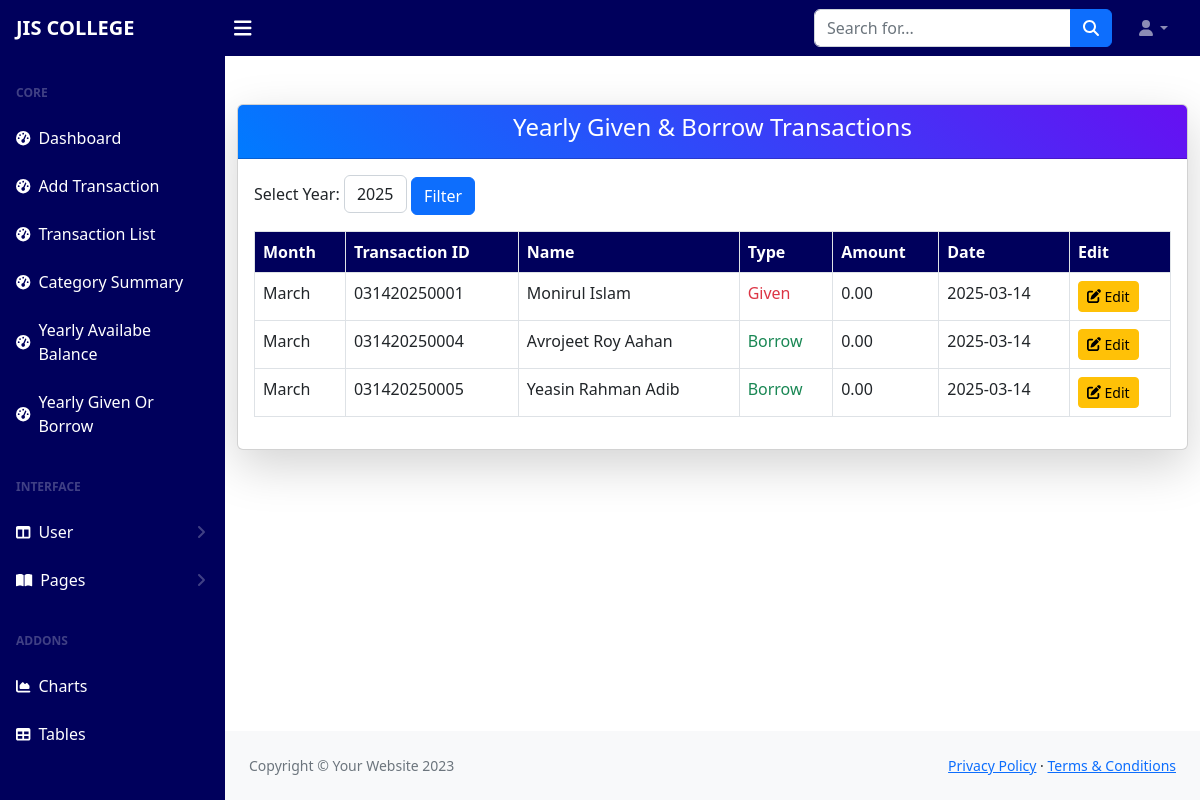
Page /yearly-given-borrow/ on the committed database.
### account/models.py (models this page shows, shortened)
class Transaction(models.Model):
    transaction_id = models.CharField(max_length=20, unique=True, editable=False)
    transaction_by = models.ForeignKey(User, on_delete=models.CASCADE)
    TRANSACTION_TYPES = [
        ('income', 'Income'),
        ('expense', 'Expense'),
        ('borrow', 'Borrow'),
        ('given', 'Given'),
    ]
    category = models.ForeignKey('TransactionCategory', on_delete=models.SET_NULL, null=True, blank=True)
    transaction_type = models.CharField(max_length=30, choices=TRANSACTION_TYPES, default='income')
    price = models.DecimalField(max_digits=10, decimal_places=2)
    description = RichTextField(null=True, blank=True)
    invoice_no = models.CharField(max_length=15, null=True, blank=True)
    invoice_id = models.CharField(max_length=15, null=True, blank=True)
    invoice_date = models.DateField(null=True, blank=True)
    check_no = models.CharField(max_length=15, null=True, blank=True)
    created_date = models.DateTimeField(auto_now_add=True)

### account/views.py (the view)
# urls.py: path('yearly-given-borrow/', yearly_given_borrow, name='yearly_given_borrow'),
def yearly_given_borrow(request):
    available_years = Transaction.objects.filter(transaction_type__in=['given', 'borrow']).dates('created_date', 'year', order='DESC').distinct()
    available_years = [year.year for year in available_years]
    selected_year = request.GET.get('year', available_years[0] if available_years else datetime.now().year)
    selected_year = int(selected_year)
    monthly_transactions = []
    for month in range(1, 13):
        transactions = Transaction.objects.filter(
            transaction_type__in=['given', 'borrow'],
            created_date__year=selected_year,
            created_date__month=month
        ).select_related('transaction_by')  # Fetch related User objects
        monthly_transactions.append({
            'month': datetime(selected_year, month, 1).strftime('%B'),
            'transactions': transactions
        })
    context = {
        'selected_year': selected_year,
        'monthly_transactions': monthly_transactions,
        'available_years': available_years
    }
    return render(request, 'transactions/yearly_given_borrow.html', context)

### templates/transactions/yearly_given_borrow.html (shortened to what this page needs)
{% extends 'base.html' %}
{% block content %}
<div class="container mt-5">
    <div class="card shadow-lg">
        <div class="card-header text-white text-center" style="background: linear-gradient(45deg, #007bff, #6610f2);">
            <h4>Yearly Given & Borrow Transactions</h4>
        </div>
        <div class="card-body">
            <form method="get" class="mb-3">
                <label for="year" class="form-label">Select Year:</label>
                <select name="year" id="year" class="form-control w-auto d-inline-block">
                    {% for year in available_years %}
                        <option value="{{ year }}" {% if year == selected_year %}selected{% endif %}>{{ year }}</option>
                    {% endfor %}
                </select>
                <button type="submit" class="btn btn-primary">Filter</button>
            </form>
            <div class="table-responsive">
                <table class="table table-bordered">
                    <thead class="bg-dark text-white">
                        <tr>
                            <th>Month</th>
                            <th>Transaction ID</th>
                            <th>Name</th>
                            <th>Type</th>
                            <th>Amount</th>
                            <th>Date</th>
                            <th>Edit</th>
                        </tr>
                    </thead>
                    <tbody>
                        {% for month_data in monthly_transactions %}
                            {% for transaction in month_data.transactions %}
                                <tr>
                                    <td>{{ month_data.month }}</td>
                                    <td>{{ transaction.transaction_id }}</td>
                                    <td>{{ transaction.transaction_by.first_name }} {{ transaction.transaction_by.last_name }}</td>
                                    <td class="{% if transaction.transaction_type == 'given' %}text-danger{% else %}text-success{% endif %}">
                                        {{ transaction.transaction_type|title }}
                                    </td>
                                    <td>{{ transaction.price }}</td>
                                    <td>{{ transaction.created_date|date:"Y-m-d" }}</td>
                                    <td>
                                        <a href="{% url 'edit_transaction' transaction.id %}" class="btn btn-sm btn-warning">
                                            <i class="fas fa-edit"></i> Edit
                                        </a>
                                    </td>
                                </tr>
                            {% endfor %}
                        {% empty %}
                            <tr>
                                <td colspan="6" class="text-center">No transactions found for the selected year.</td>
                            </tr>
                        {% endfor %}
                    </tbody>
                </table>
            </div>
        </div>
    </div>
</div>
{% endblock content %}

### rows in the picture
Transaction: month "March"
Transaction: month "March"
Transaction: month "March"

### other values in the picture
form field year "2025"
